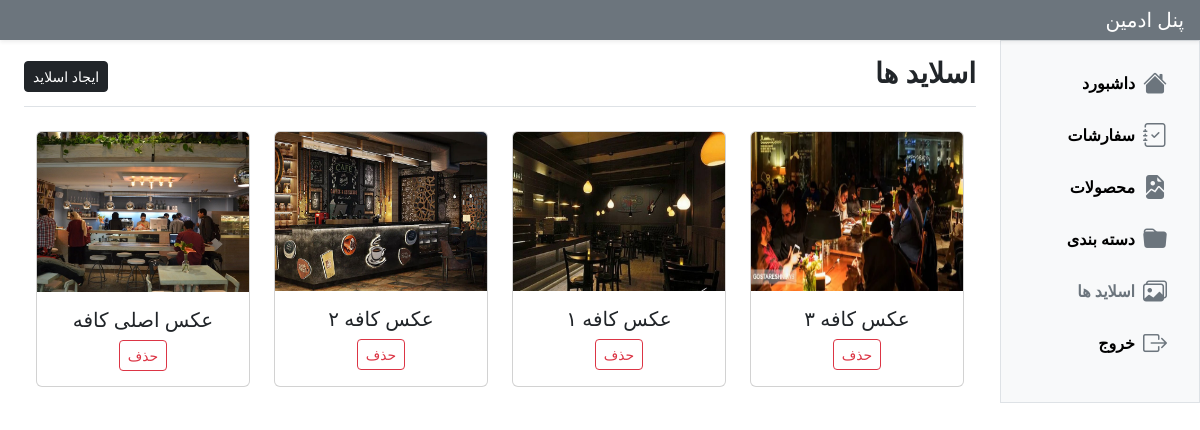
The app's page /admin-panel/pages/sliders/index.php (signed in) with its own data.
### tables this page shows
CREATE TABLE `slides` (
  `id` int(11) NOT NULL,
  `image` varchar(255) NOT NULL,
  `slide_name` varchar(255) DEFAULT NULL
);

### admin-panel/pages/sliders/index.php (the view, shortened to what this page needs)
<?php
include "../../include/layout/header.php";
$slides = $db->query("SELECT * FROM slides ORDER BY id DESC");
?>
<div class="container-fluid">
    <div class="row">
        <?php
        include "../../include/layout/sidebar.php"
        ?>
        <main class="col-md-9 ms-sm-auto col-lg-10 px-md-4">
            <div class="d-flex justify-content-between flex-wrap flex-md-nowrap align-items-center pt-3 pb-2 mb-3 border-bottom">
                <h1 class="fs-3 fw-bold">اسلاید ها</h1>
                <div class="btn-toolbar mb-2 mb-md-0">
                    <a href="./create.php" class="btn btn-sm btn-dark">
                        ایجاد اسلاید
                    </a>
                </div>
            </div>
            <div class="mt-4 container">
                <div class="row justify-content-center">
                    <?php if ($slides->rowCount() > 0) : ?>
                        <?php foreach ($slides as $slide) : ?>
                            <div class="col-12 col-sm-6 col-md-4 col-lg-3 mb-3">
                                <div class="card text-center" style="height:16rem;">
                                    <img src="../../../uploads/slides/<?= htmlspecialchars($slide['image']) ?>" class="card-img-top" style="height: 10rem;" alt="slide-img">
                                    <div class="card-body">
                                        <h5 class="card-title"><?= $slide['slide_name'] ?></h5>
                                        <a href="index.php?action=delete&id=<?= $slide['id'] ?>" class="btn btn-sm btn-outline-danger">حذف</a>
                                    </div>
                                </div>
                            </div>
                        <?php endforeach; ?>
                    <?php endif ?>
                </div>
        </main>
    </div>
</div>
<?php
include "../../include/layout/footer.php"
?>

### records on screen
slides: image (picture), slide_name "عکس کافه ۳"
slides: image (picture), slide_name "عکس کافه ۱"
slides: image (picture), slide_name "عکس کافه ۲"
slides: image (picture), slide_name "عکس اصلی کافه"
